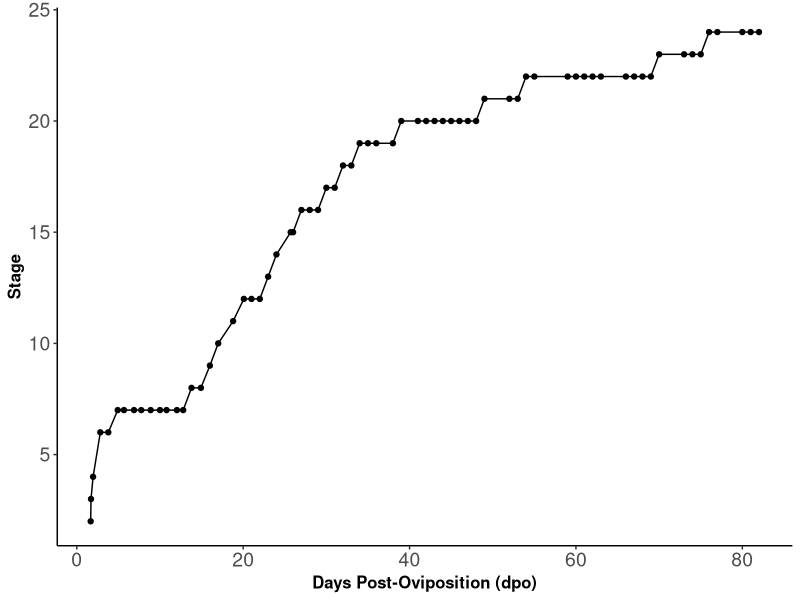

Recreate this plot in R. (Note: this script raises an error after producing the figure.)
## -- Analysis of Plethodon clutch and developmental data

# Authors: Zachary R. Lewis, Brooks G. Mathewson, James Hanken

####################
# Load dependencies
####################

library(tidyverse)
library(lubridate) # to work with dates, for instance the day of year = yday(Collection.Date)
library(ggplot2)
library(grid)
library(gridExtra)
library(broom)

###################
# load clutch data
###################

clutchData <-read_csv("clutchData.csv", 
                      col_types=cols('Collection.Date'= col_date(format="%m/%d/%y")))
head(clutchData)
data.precip <-read_csv("clutchDataClimate.csv", 
                       col_types=cols(Collection.Date= col_date(format="%m/%d/%y")))
stageData <-read_csv("staging_at_15C.csv")
head(stageData)

# some renaming

Clutch.Number=clutchData[,1]
Collection.Date=clutchData[,2]
Calendar.Date=clutchData[,3]
Collection.Site=clutchData[,4]
Stage=clutchData[,5]
Clutch.Size=clutchData[,6]
Year=clutchData[,7]
Simple.Site=clutchData[,8] #HF is a bin of Harvard Pond, Slab City, North of Slab City and Rutland Brook
#defining levels for categorical variables
yearLevels<-c("2012","2013","2014","2015")
cat.Year<-factor(clutchData$Year,yearLevels)
siteLevels <- c("HF", "WM", "WB")
cat.Simple.Site <-parse_factor(clutchData$Simple.Site,siteLevels)

#note that HF is a bin of Harvard Pond, Slab City, North of Slab City and Rutland Brook. WB is Willard Brook. WM is Wachusett Meadows.

###############################
# Plot developmental timecourse
###############################

# note: to output the inset ("blowup") of early stages, need to un comment the viewport code and run in console directly


mainplot <- ggplot(stageData, aes(x=DPF,y=Stage)) + 
  geom_point() + 
  geom_line() + 
  labs(x = "Days Post-Oviposition (dpo)", y = "Stage") +
  theme_classic() +
  theme(axis.text=element_text(size=14),
    axis.title=element_text(size=12,face="bold"), 
    legend.text = element_text(size=12), 
    legend.title = element_text(size = 12))

blowup <- ggplot(stageData, aes(x=DPF,y=Stage)) + 
  geom_point() + 
  geom_line() + 
  labs(x = "dpo", y = "Stage") +
  theme_classic(base_size = 8) + #reducing font size here
  ylim(2, 7) +
  xlim(1,6) +
  #theme_set(theme_classic(base_size = 8))
  
ggsave(filename="figure1.pdf", mainplot, device="pdf", width=5, height=4 )

# uncomment the following lines to save the blowup 

# pdf("figure1.pdf", width = 6, height = 4)
# subvp <- viewport(width = 0.4, height = 0.4, x = 0.795, y = 0.34)
# blowup
# print(mainplot)
# 
# print(blowup, vp = subvp)
# dev.off()

#############################################
# plot stage by collection date scatter plots
#############################################

stage_by_site <- ggplot(clutchData, aes(x=yday(Collection.Date),y=Stage,col=Simple.Site)) + 
  geom_point(size=2) + 
  geom_smooth(method =lm) + #can be left blank for no linear model
  scale_colour_hue(l=50) + #make the colors a little darker
  labs(x = "Collection Day") +
  theme_classic() + #removes grey panel background 
  scale_colour_discrete(name  = "Field\nSite") +
  theme(legend.position = "bottom", 
        axis.text=element_text(size=10),
        axis.title=element_text(size=12,face="bold"), 
        legend.text = element_text(size=12), 
        legend.title = element_text(size = 12))


#display clutch size as color, showing decline in clutch size over time
stage_by_clutch <- ggplot(data = subset(clutchData, !is.na(Clutch.Size)),  #excluding those with no clutch size
                          aes(x=yday(Collection.Date),y=Stage,col=Clutch.Size)) + 
  geom_point(size=2) +
  labs(x = "Collection Day", y = "Stage") +
  scale_colour_gradientn(colours = heat.colors(4), name="Clutch\nSize") +
  theme_classic() + #removes grey panel background
  theme(legend.position = "bottom", 
        axis.text=element_text(size=14),
        axis.title=element_text(size=12,face="bold"), 
        legend.text = element_text(size=12), 
        legend.title = element_text(size = 12))

#adding lettering
stage_by_site <- arrangeGrob(stage_by_site, top = textGrob("A", x = unit(0, "npc")
                                                           , y   = unit(1, "npc"), just=c("left","top"),
                                                           gp=gpar(col="black", fontsize=14, fontfamily="")))

stage_by_clutch <- arrangeGrob(stage_by_clutch, top = textGrob("B", x = unit(0, "npc")
                                                               , y = unit(1, "npc"), just=c("left","top"),
                                                               gp=gpar(col="black", fontsize=14, fontfamily="")))

figure2 <- grid.arrange(stage_by_site, stage_by_clutch, ncol = 2)

#export figure

ggsave( "figure2.pdf", figure2, device="pdf", width=6, height=4 )

################################
# fitting linear model to stage
################################

#subset to just Harvard Forest Data, if desired
#clutchData_HF <-dplyr::filter(clutchData, Simple.Site %in% c("HF"))

#plot collection date by stage
collectionDate_by_stage <- ggplot(clutchData, aes(x=Stage,y=yday(Collection.Date))) + 
  geom_point(size=3) + 
  # geom_smooth(method =lm) + #can be left blank for no linear model
  labs(y = "Collection Day") +
  theme_classic() + #removes grey panel background 
  theme(legend.position = "bottom") +
  coord_cartesian(xlim = c(0, 18), ylim=c(155,190)) + #change x and y limits
  scale_x_continuous(expand = c(0, 0), limits = c(0, 15)) + # make x start at 0
  theme(axis.text=element_text(size=14),
        axis.title=element_text(size=12,face="bold"), 
        legend.text = element_text(size=12), 
        legend.title = element_text(size = 12))
  
model<-lm(yday(Collection.Date)~ Stage, data=clutchData)
#summary(model)



#' Parses parses a linear model and returns slope intercept, etc.
#' 
#' @param lm linear model to extract
#' @return values of slope intercept, etc
#' @export
#' Adapted from Peter Solymos

modelExtract <-function(lm)
{
  out <- c(
    lm$coefficients[1],
    lm$coefficients[2],
    length(lm$model$y),
    summary(lm)$coefficients[2,2],
    pf(summary(lm)$fstatistic[1], summary(lm)$fstatistic[2],
       summary(lm)$fstatistic[3], lower.tail = FALSE),
    summary(lm)$r.squared)
  names(out) <- c("intercept","slope","n","slope.SE","p.value","r.squared")
  return(out)}

modelFeatures<-as.data.frame(modelExtract(model))



#' Parses parses a linear model and returns slope intercept for 
#' printing as annotation on figure
#' @param m linear model to extract
#' @return slope intercept formula and r-squared
#' @export
#' Adapted from Fernando (fgtaboada) https://groups.google.com/forum/#!topic/ggplot2/1TgH-kG5XMA

lm_eqn = function(m) {
  
  l <- list(a = format(coef(m)[1], digits = 2),
            b = format(abs(coef(m)[2]), digits = 2),
            r2 = format(summary(m)$r.squared, digits = 3));
  
  if (coef(m)[2] >= 0)  {
    eq <- substitute(italic(y) == a + b %.% italic(x)*","~~italic(r)^2~"="~r2,l)
  } else {
    eq <- substitute(italic(y) == a - b %.% italic(x)*","~~italic(r)^2~"="~r2,l)    
  }
  
  as.character(as.expression(eq));                 
}

figure6<- collectionDate_by_stage + 
  geom_abline(intercept = modelFeatures[1,], slope = modelFeatures[2,], 
              color="red", linetype="dashed", size=1.5) +
  annotate("text", x = 5, y = 190,
           label = lm_eqn(lm(yday(Collection.Date) ~ Stage, data=clutchData)), 
           colour="black", size = 4, parse=TRUE)

ggsave( "figure6.pdf", figure6, device="pdf", width=6, height=4 )

####################
#clutch size by year
####################

clutch_by_year <- ggplot(data=clutchData, mapping = aes(y=Clutch.Size,x=cat.Year)) +
  geom_boxplot() + 
  geom_jitter(width=0.1, aes(colour=yday(Collection.Date))) + #added data points here
  scale_colour_gradientn(colours = heat.colors(4), name="Collection \nDay") + #color scale for jitter
  theme_classic() +
  labs(x = "Year", y = "Clutch Size") +
  theme(
        axis.text=element_text(size=14),
        axis.title=element_text(size=12,face="bold"), 
        legend.text = element_text(size=12), 
        legend.title = element_text(size = 12))


collection_date <- ggplot(data=clutchData, mapping = aes(yday(Collection.Date), col=cat.Year)) +
  geom_freqpoly(binwidth = 1) +
  scale_y_continuous(expand = c(0, 0), limits = c(0, 25)) +
  theme_classic() +
  guides(colour = guide_legend(title="Year")) +
  labs(x = "Collection Day", y = "Clutches") +
  theme(legend.position = 'top',
        axis.text=element_text(size=14),
        axis.title=element_text(size=12,face="bold"), 
        legend.text = element_text(size=12), 
        legend.title = element_text(size = 12))


#adding lettering
clutch_by_year <- arrangeGrob(clutch_by_year, top = textGrob("A", x = unit(0, "npc")
                                                             , y   = unit(1, "npc"), just=c("left","top"),
                                                             gp=gpar(col="black", fontsize=14, fontfamily="")))

collection_date <- arrangeGrob(collection_date, top = textGrob("B", x = unit(0, "npc")
                                                               , y = unit(1, "npc"), just=c("left","top"),
                                                               gp=gpar(col="black", fontsize=14, fontfamily="")))

figure4 <- grid.arrange(clutch_by_year, collection_date, ncol = 2)

ggsave( "figure4.pdf", figure4, device="pdf", width=8, height=4 )


#####################
# clutch size by date
#####################

# filtering out Willard Brook because only a single day of observation with clutch sizes:
clutchData_noWB <-dplyr::filter(clutchData, Simple.Site %in% c("HF", "WM"))
clutchData_noWB

size_by_date <- ggplot(clutchData_noWB, aes(x=yday(Collection.Date),y=Clutch.Size,col=Simple.Site)) + 
  geom_point() + 
  geom_smooth(method =lm) + #can be left blank for no linear model
  scale_colour_hue(l=50) + #make the colors a little darker
  labs(x = "Date", y = "Clutch Size") +
  scale_colour_discrete(name  = "Field Site") +
  guides(colour = guide_legend(title="Field Site")) +
  #guides(colour=FALSE) + #remove legend
  scale_colour_brewer(palette="Set1") +
  theme_classic() +
  theme(legend.position = "bottom",
        axis.text=element_text(size=14),
        axis.title=element_text(size=12,face="bold"), 
        legend.text = element_text(size=12), 
        legend.title = element_text(size = 12))

size_by_stage <- ggplot(clutchData_noWB, aes(x=Stage,y=Clutch.Size,col=Simple.Site)) + 
  geom_point() + 
  geom_smooth(method =lm) + #can be left blank for no linear model
  scale_colour_hue(l=50) + #make the colors a little darker
  guides(colour = guide_legend(title="Field Site")) +
  labs(x = "Stage", y = "Clutch Size") +
  scale_colour_discrete(name  = "Field Site") +
  scale_colour_brewer(palette="Set1") +
  theme_classic() +
  theme(legend.position = "bottom",
        axis.text=element_text(size=14),
        axis.title=element_text(size=12,face="bold"), 
        legend.text = element_text(size=12), 
        legend.title = element_text(size = 12))

#adding lettering
size_by_date <- arrangeGrob(size_by_date, top = textGrob("A", x = unit(0, "npc")
                                                         , y   = unit(1, "npc"), just=c("left","top"),
                                                         gp=gpar(col="black", fontsize=14, fontfamily="")))

size_by_stage <- arrangeGrob(size_by_stage, top = textGrob("B", x = unit(0, "npc")
                                                           , y = unit(1, "npc"), just=c("left","top"),
                                                           gp=gpar(col="black", fontsize=14, fontfamily="")))

figure3 <- grid.arrange(size_by_date, size_by_stage, ncol = 2)

ggsave( "figure3.pdf", figure3, device="pdf", width=6, height=4 )


#######################
# statistical analyses
#######################

# There is no significant difference in clutch sizes between sites:

res <- TukeyHSD(aov(lm(Clutch.Size~Simple.Site, data=clutchData)))
tidy(res)

write.csv(tidy(res), file="TableS2.output.csv")

# There are significant differences in clutch size between certain years:

TukeyHSD(aov(lm(Clutch.Size~cat.Year, data=clutchData)))

# There is no effect of site of stage at collection:

TukeyHSD(aov(lm(Stage~Simple.Site, data=clutchData)))

# Clutch size declines over the years: 

summary(lm(Clutch.Size~Year, data=clutchData))

# Year and collection date explain the variation in stage.
stage.lm <-lm(Stage~ Year + Calendar.Date + Simple.Site, data=clutchData)
summary(stage.lm)

#plot(residuals(stage.lm), fitted(stage.lm))

#write output to table
write.csv(tidy(stage.lm), file="TableS1.output.csv")


# Clutch size declines as a function of date:

clutchDecline<-lm(formula = Clutch.Size ~ Stage * Calendar.Date, data = clutchData)
summary(clutchDecline)

#write output to table
write.csv(tidy(clutchDecline), file="Table2.output.csv")


